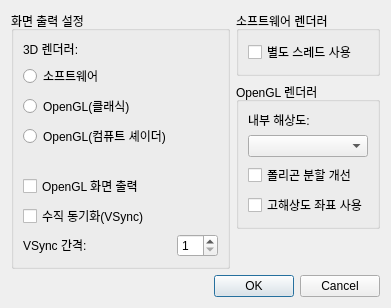
<?xml version="1.0" encoding="UTF-8"?>
<ui version="4.0">
 <class>VideoSettingsDialog</class>
 <widget class="QDialog" name="VideoSettingsDialog">
  <property name="geometry">
   <rect>
    <x>0</x>
    <y>0</y>
    <width>427</width>
    <height>262</height>
   </rect>
  </property>
  <property name="sizePolicy">
   <sizepolicy hsizetype="Preferred" vsizetype="Preferred">
    <horstretch>0</horstretch>
    <verstretch>0</verstretch>
   </sizepolicy>
  </property>
  <property name="windowTitle">
   <string>비디오 설정 - melonDS</string>
  </property>
  <layout class="QGridLayout" name="gridLayout">
   <property name="sizeConstraint">
    <enum>QLayout::SetFixedSize</enum>
   </property>
   <property name="horizontalSpacing">
    <number>6</number>
   </property>
   <item row="1" column="1">
    <widget class="QGroupBox" name="groupBox_3">
     <property name="title">
      <string>OpenGL 렌더러</string>
     </property>
     <layout class="QGridLayout" name="gridLayout_4">
      <item row="0" column="0">
       <widget class="QLabel" name="label_3">
        <property name="text">
         <string>내부 해상도:</string>
        </property>
       </widget>
      </item>
      <item row="2" column="0">
       <widget class="QCheckBox" name="cbBetterPolygons">
        <property name="whatsThis">
         <string>&lt;html&gt;&lt;head/&gt;&lt;body&gt;&lt;p&gt;Enabling this may help reduce distortion on quads and more complex polygons, but may also reduce performance.&lt;/p&gt;&lt;/body&gt;&lt;/html&gt;</string>
        </property>
        <property name="text">
         <string>폴리곤 분할 개선</string>
        </property>
       </widget>
      </item>
      <item row="1" column="0">
       <widget class="QComboBox" name="cbxGLResolution">
        <property name="whatsThis">
         <string>&lt;html&gt;&lt;head/&gt;&lt;body&gt;&lt;p&gt;The resolution at which the 3D graphics will be rendered. Higher resolutions improve graphics quality when the main window is enlarged, but may also cause glitches.&lt;/p&gt;&lt;/body&gt;&lt;/html&gt;</string>
        </property>
       </widget>
      </item>
      <item row="3" column="0">
       <widget class="QCheckBox" name="cbxComputeHiResCoords">
        <property name="text">
         <string>고해상도 좌표 사용</string>
        </property>
       </widget>
      </item>
     </layout>
    </widget>
   </item>
   <item row="0" column="1">
    <widget class="QGroupBox" name="groupBox_2">
     <property name="title">
      <string>소프트웨어 렌더러</string>
     </property>
     <layout class="QGridLayout" name="gridLayout_3">
      <item row="0" column="0">
       <widget class="QCheckBox" name="cbSoftwareThreaded">
        <property name="whatsThis">
         <string>&lt;html&gt;&lt;head/&gt;&lt;body&gt;&lt;p&gt;Run the software renderer on a separate thread. Yields better performance on multi-core CPUs.&lt;/p&gt;&lt;/body&gt;&lt;/html&gt;</string>
        </property>
        <property name="text">
         <string>별도 스레드 사용</string>
        </property>
       </widget>
      </item>
     </layout>
    </widget>
   </item>
   <item row="4" column="0" colspan="2">
    <widget class="QDialogButtonBox" name="buttonBox">
     <property name="orientation">
      <enum>Qt::Horizontal</enum>
     </property>
     <property name="standardButtons">
      <set>QDialogButtonBox::Cancel|QDialogButtonBox::Ok</set>
     </property>
    </widget>
   </item>
   <item row="0" column="0" rowspan="3" alignment="Qt::AlignTop">
    <widget class="QGroupBox" name="groupBox">
     <property name="title">
      <string>화면 출력 설정</string>
     </property>
     <layout class="QGridLayout" name="gridLayout_2">
      <item row="7" column="1">
       <widget class="QSpinBox" name="sbVSyncInterval">
        <property name="whatsThis">
         <string>&lt;html&gt;&lt;head/&gt;&lt;body&gt;&lt;p&gt;The interval at which to synchronize to the monitor's refresh rate. Set to 1 for a 60Hz monitor, 2 for 120Hz, ...&lt;/p&gt;&lt;/body&gt;&lt;/html&gt;</string>
        </property>
        <property name="minimum">
         <number>1</number>
        </property>
        <property name="maximum">
         <number>20</number>
        </property>
       </widget>
      </item>
      <item row="5" column="0" colspan="2">
       <widget class="QCheckBox" name="cbGLDisplay">
        <property name="whatsThis">
         <string>&lt;html&gt;&lt;head/&gt;&lt;body&gt;&lt;p&gt;Use OpenGL to draw the DS screens to the main window. May result in better frame pacing. Mandatory when using the OpenGL 3D renderer.&lt;/p&gt;&lt;/body&gt;&lt;/html&gt;</string>
        </property>
        <property name="text">
         <string>OpenGL 화면 출력</string>
        </property>
       </widget>
      </item>
      <item row="4" column="0" colspan="2">
       <spacer name="verticalSpacer">
        <property name="orientation">
         <enum>Qt::Vertical</enum>
        </property>
        <property name="sizeType">
         <enum>QSizePolicy::Fixed</enum>
        </property>
        <property name="sizeHint" stdset="0">
         <size>
          <width>20</width>
          <height>20</height>
         </size>
        </property>
       </spacer>
      </item>
      <item row="6" column="0" colspan="2">
       <widget class="QCheckBox" name="cbVSync">
        <property name="whatsThis">
         <string>&lt;html&gt;&lt;head/&gt;&lt;body&gt;&lt;p&gt;When using OpenGL, synchronize the video output to your monitor's refresh rate.&lt;/p&gt;&lt;/body&gt;&lt;/html&gt;</string>
        </property>
        <property name="text">
         <string>수직 동기화(VSync)</string>
        </property>
       </widget>
      </item>
      <item row="7" column="0">
       <widget class="QLabel" name="label_2">
        <property name="sizePolicy">
         <sizepolicy hsizetype="Fixed" vsizetype="Fixed">
          <horstretch>0</horstretch>
          <verstretch>0</verstretch>
         </sizepolicy>
        </property>
        <property name="whatsThis">
         <string>&lt;html&gt;&lt;head/&gt;&lt;body&gt;&lt;p&gt;The interval at which to synchronize to the monitor's refresh rate. Set to 1 for a 60Hz monitor, 2 for 120Hz, ...&lt;/p&gt;&lt;/body&gt;&lt;/html&gt;</string>
        </property>
        <property name="text">
         <string>VSync 간격:</string>
        </property>
       </widget>
      </item>
      <item row="2" column="0" colspan="2">
       <widget class="QRadioButton" name="rb3DOpenGL">
        <property name="whatsThis">
         <string>&lt;html&gt;&lt;head/&gt;&lt;body&gt;&lt;p&gt;The OpenGL renderer may be faster than software and supports graphical enhancements, but is more prone to glitches.&lt;/p&gt;&lt;/body&gt;&lt;/html&gt;</string>
        </property>
        <property name="text">
         <string>OpenGL(클래식)</string>
        </property>
       </widget>
      </item>
      <item row="1" column="0" colspan="2">
       <widget class="QRadioButton" name="rb3DSoftware">
        <property name="whatsThis">
         <string>&lt;html&gt;&lt;head/&gt;&lt;body&gt;&lt;p&gt;The software renderer is more accurate and less prone to rendering glitches, but requires more CPU power.&lt;/p&gt;&lt;/body&gt;&lt;/html&gt;</string>
        </property>
        <property name="text">
         <string>소프트웨어</string>
        </property>
       </widget>
      </item>
      <item row="0" column="0" colspan="2">
       <widget class="QLabel" name="label">
        <property name="text">
         <string>3D 렌더러:</string>
        </property>
       </widget>
      </item>
      <item row="3" column="0">
       <widget class="QRadioButton" name="rb3DCompute">
        <property name="text">
         <string>OpenGL(컴퓨트 셰이더)</string>
        </property>
       </widget>
      </item>
     </layout>
    </widget>
   </item>
  </layout>
 </widget>
 <tabstops>
  <tabstop>rb3DSoftware</tabstop>
  <tabstop>rb3DOpenGL</tabstop>
  <tabstop>cbGLDisplay</tabstop>
  <tabstop>cbVSync</tabstop>
  <tabstop>sbVSyncInterval</tabstop>
  <tabstop>cbSoftwareThreaded</tabstop>
  <tabstop>cbxGLResolution</tabstop>
  <tabstop>cbBetterPolygons</tabstop>
 </tabstops>
 <resources/>
 <connections>
  <connection>
   <sender>buttonBox</sender>
   <signal>accepted()</signal>
   <receiver>VideoSettingsDialog</receiver>
   <slot>accept()</slot>
   <hints>
    <hint type="sourcelabel">
     <x>248</x>
     <y>254</y>
    </hint>
    <hint type="destinationlabel">
     <x>157</x>
     <y>274</y>
    </hint>
   </hints>
  </connection>
  <connection>
   <sender>buttonBox</sender>
   <signal>rejected()</signal>
   <receiver>VideoSettingsDialog</receiver>
   <slot>reject()</slot>
   <hints>
    <hint type="sourcelabel">
     <x>316</x>
     <y>260</y>
    </hint>
    <hint type="destinationlabel">
     <x>286</x>
     <y>274</y>
    </hint>
   </hints>
  </connection>
 </connections>
</ui>
